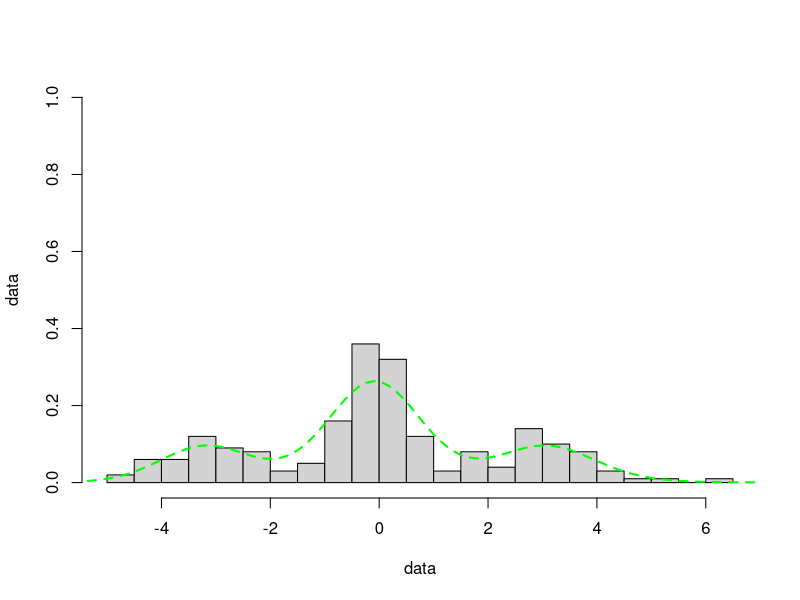

The R script that drew this image:

# Density estimation for DPMM
density_dpmm <- function(z, k, means, precisions, ygrid, n) {
  density_iter <- rep(0, length(ygrid))
  if (k > 0) {
    for (j in 1:k) {
      weight <- sum(z == j) / n
      density_iter <- density_iter + weight * dnorm(ygrid, means[j], 1/sqrt(precisions[j]))
    }
  }
  return(density_iter)
}


# Parameter update for DPMM -- Normal - Normal Gamma Conjugate Distribution
update_cluster_parameters <- function(z, k, data, lambda, mu0, lambda0, a0, b0) {
  cluster_means <- rep(0,k)
  cluster_precisions <- rep(0,k)

  for (j in 1:k) {
    nj <- sum(z == j)
    x_bar <- mean(data[z == j])

    # Posterior parameters
    # Posterior precision = Prior precision + Data precision
    prec_j <- lambda0 + nj
    mu_j <- (lambda0 * mu0 + nj * x_bar) / prec_j

    a_j <- a0 + nj / 2
    # b_new = b_0 + 0.5 * SSE within cluster + 0.5 * Penalty from deviating from mu_0
    b_j <- b0 + 0.5 * sum((data[z == j] - x_bar)^2) +
      (lambda0 * nj * (x_bar - mu0)^2) / (2 * (lambda0 + nj))

    # Sample new parameters
    cluster_precisions[j] <- rgamma(1, a_j, b_j)
    cluster_means[j] <- rnorm(1, mu_j, sqrt(1 / (prec_j * cluster_precisions[j])))
  }

  return(list(cluster_means = cluster_means, cluster_precisions = cluster_precisions))
}



# Dirichlet Process Mixture Model (DPMM) clustering using Gibbs sampling


dpmm_clustering <- function(data, ygrid = seq(min(data) - 1, max(data) + 1, length.out = 100),
                            n_iter = 500,
                            alpha = 1, lambda = 1,
                            mu0 = mean(data), lambda0 = 1/(2*sd(data))^2,
                            a0 = 2, b0 = var(data)/2) {

  # Args:
  #   data: Numeric vector of data to cluster
  #   ygrid: Grid points where density should be evaluated
  #   n_iter: Number of Gibbs sampling iterations
  #   alpha: DP concentration parameter
  #   lambda: Known precision for Normal-Normal conjugacy model
  #   mu0: Prior mean for cluster means for Normal-Normal conjugacy model
  #   lambda0: Precision of prior for means (Expect means(mu0) within ±2 SD of global mean)
  #   a0: Shape for precision prior for Normal - (Normal - Gamma) conjugacy model for mean and precision to be assumed exchangeable
  #   b0: Scale for precision prior
  #
  # Returns:
  #   A list containing:
  #     - cluster_history: Matrix of cluster assignments for each iteration
  #     - n_clusters: Vector of number of clusters at each iteration
  #     - parameters: List of final cluster means and precisions


  n <- length(data)
  ngrid <- length(ygrid)

  # Initialize cluster assignments - all data points in one cluster
  z <- rep(1, n)
  k <- 1  # Number of clusters

  # Store results
  cluster_history <- matrix(0, n_iter, n)
  n_clusters <- numeric(n_iter)
  density_history <- matrix(0, ngrid, n_iter)

  for (iter in 1:n_iter) {
    # Step 1: Update cluster assignments -- Chinese restaurant process
    for (i in 1:n) {

      # If more than one data point is in the cluster
      # Temporarily unassign point i
      if (sum(z == z[i]) > 1) {
        z[i] <- NA
      } else {
        # If point i is the ONLY member of its cluster
        # Decrease total cluster count since we're deleting this cluster
        # Renumber higher clusters to fill the gap
        # Unassign point i
        k <- k - 1
        z[z > z[i]] <- z[z > z[i]] - 1
        z[i] <- NA
      }

      # Compute probabilities for existing clusters -- using Normal - Normal conjugacy model
      cluster_probs <- sapply(1:k, function(j) {
        nj <- sum(z == j, na.rm = TRUE)
        x_bar <- mean(data[z == j], na.rm = TRUE)
        prec_j <- lambda0 + nj
        mu_j <- (lambda0 * mu0 + nj * x_bar) / prec_j

        # Compute probability for cluster j: Likelihood × Cluster size
        # Posterior Predictive Distribution from conjugate model
        dnorm(data[i], mu_j, sqrt(1 / prec_j + 1 / lambda)) * nj
      })

      # Probability for new cluster
      new_cluster_prob <- alpha * dnorm(data[i], mu0, sqrt(1 / lambda0 + 1 / lambda))

      # Sample new assignment for the data point
      probs <- c(cluster_probs, new_cluster_prob)
      z[i] <- sample(1:(k + 1), 1, prob = probs)

      # If we sampled the new cluster
      if (z[i] == k + 1) {
        k <- k + 1
      }
    }

    # Step 2: Update cluster parameters
    parameters <- update_cluster_parameters(z, k, data, lambda, mu0, lambda0, a0, b0)

    # Store results
    cluster_history[iter, ] <- z
    n_clusters[iter] <- k

    # Calculate density on ygrid for this iteration and store it.
    density_history[, iter] <- density_dpmm(z, k, means = parameters$cluster_means, precisions = parameters$cluster_precisions, ygrid = ygrid, n = n)

    }

  # Return results
  list(
    cluster_history = cluster_history,
    n_clusters = n_clusters,
    parameters = parameters,
    density_history = density_history,
    ygrid = ygrid
  )
}

# Example

set.seed(123)

# Generate data
true_means <- c(-3, 0, 3)  # True cluster means
true_sds <- c(1, 0.5, 1)    # True cluster standard deviations
n_points <- c(50, 100, 50)  # Points per cluster
n <- sum(n_points)
data <- unlist(mapply(rnorm, n_points, true_means, true_sds))
data <- data[sample(length(data))]  # Shuffling of Data points
ygrid <- seq(min(data) - 1, max(data) + 1, length.out = 100)


# Run DPMM clustering
n_iter <- 100
results <- dpmm_clustering(data, ygrid = ygrid, n_iter = n_iter)
fhat <- rowMeans(results$density_history)

# Plot results
hist(data, freq = FALSE, ylim = c(0, 1), breaks = 35, main = '', ylab = 'data')
lines(ygrid,fhat,col='green',lwd=2,lty=2)



